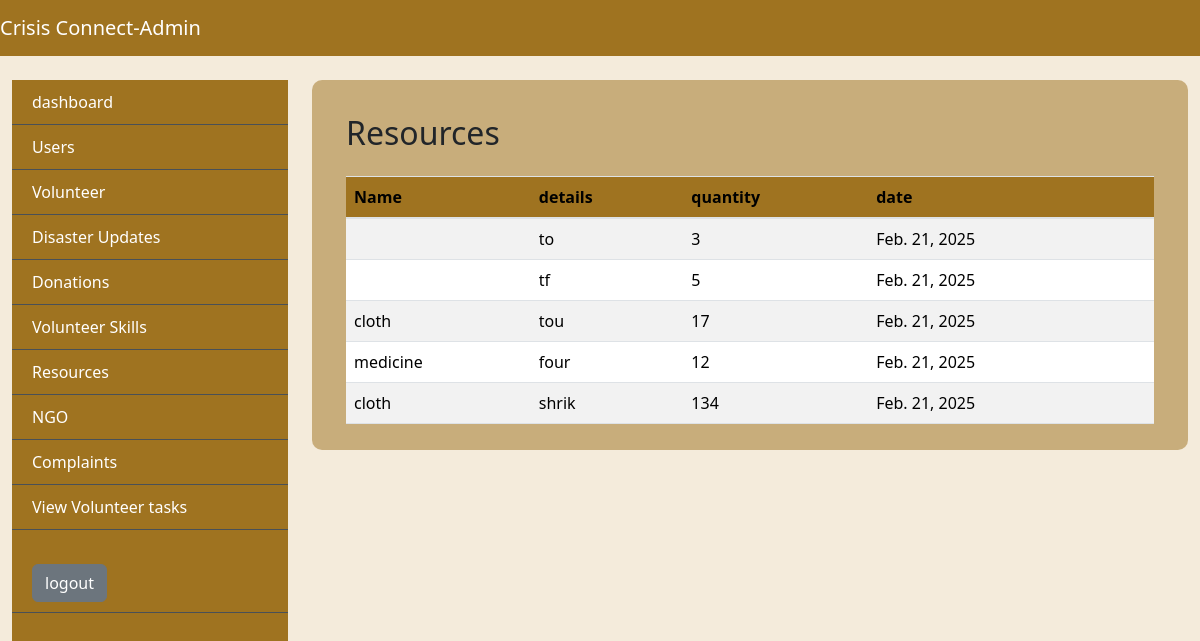
The page /resource on the database as committed earlier.
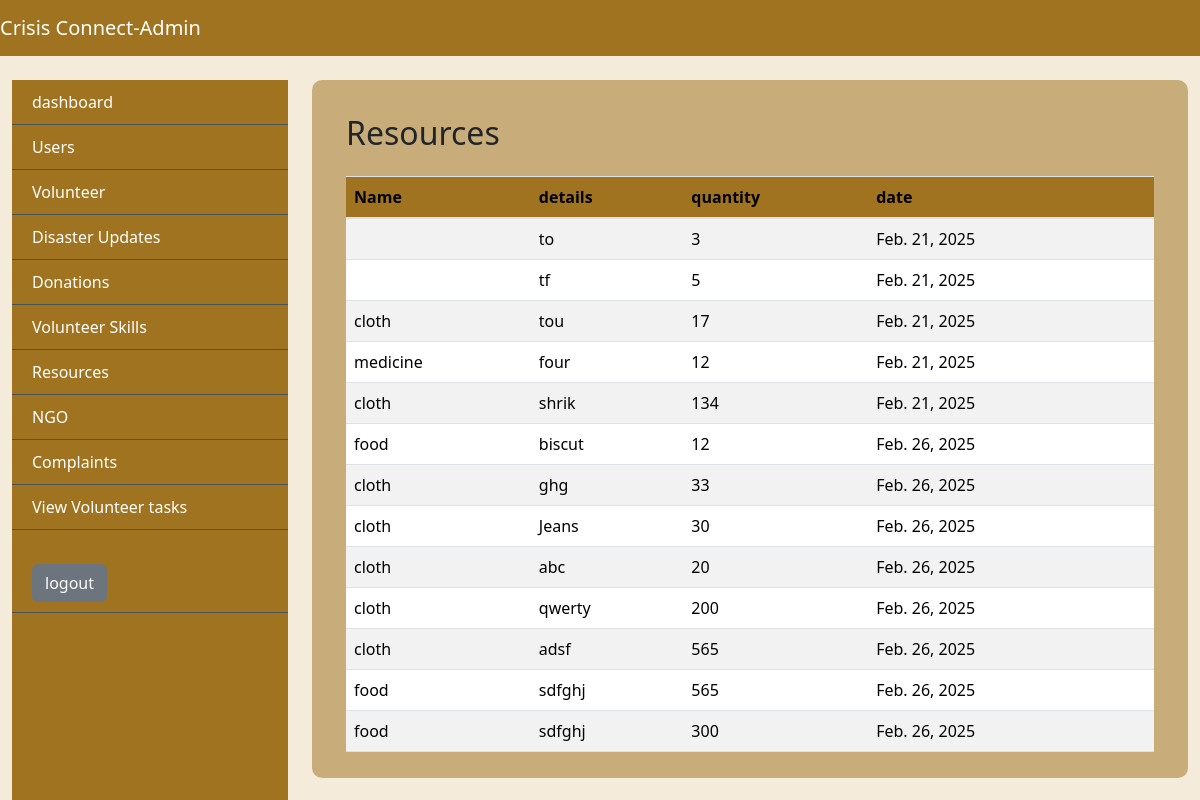
The same page on the database as committed later.
### app/models.py (models this page shows, shortened)
class ResourceTable(models.Model):
    LOGIN = models.ForeignKey(LoginTable, on_delete=models.CASCADE,null=True,blank=True)
    Name= models.ForeignKey(Resourcelimit,on_delete=models.CASCADE, null=True, blank=True)
    Quantity= models.CharField(max_length=100,null=True, blank=True)
    Details= models.CharField(max_length=100, null=True, blank=True)
    Date= models.DateField(auto_now_add=True, null=True, blank=True)

class Resourcelimit(models.Model):
    resourcecategory =  models.CharField(max_length=100, null=True, blank=True)
    resourcelimit =  models.CharField(max_length=100, null=True, blank=True)
    resourcepercentage = models.IntegerField(null=True, blank=True)

### app/views.py (the view)
# urls.py: path('resource', ViewResource.as_view(), name="resource"),
class ViewResource(View):
    def get(self, request):
        obj=ResourceTable.objects.all()
        return render(request, "administrator/ViewResources.html",{'val':obj})

### templates/administrator/viewResources.html
{% extends 'administrator/base.html' %}
{%block body%}
<div class="tbl-div">
  <div class="content container-fluid">
      <div class="container-fluid mt-4">
          <h2 class="mb-4">Resources</h2>
          <div class="table-responsive">
            <table class="table user-table table-striped">
              <thead>
                <tr>
                  <th>Name</th>
                  <th>details</th>
                  <th>quantity</th>
                  <th>date</th>
                  <th></th>
                </tr>
              </thead>
              <tbody>
                {%for i in val%}
                <tr>
                  <td>{{i.Name.resourcecategory}}</td>
                  <td> {{i.Details}}</td>
                  <td>{{i.Quantity}} </td>
                  <td>{{i.Date}}</td>
                  <td>
                    </td>
                </tr>
                {%endfor%}
              </tbody>
            </table>
          </div>
        </div>
  </div>
</div>
{%endblock%}

Rows that differ between the two databases and show on the page:
added ResourceTable: Name.resourcecategory "food", Details "biscut", Quantity "12", Date "Feb. 26, 2025"
added ResourceTable: Name.resourcecategory "cloth", Details "ghg", Quantity "33", Date "Feb. 26, 2025"
added ResourceTable: Name.resourcecategory "cloth", Details "Jeans", Quantity "30", Date "Feb. 26, 2025"
added ResourceTable: Name.resourcecategory "cloth", Details "abc", Quantity "20", Date "Feb. 26, 2025"
added ResourceTable: Name.resourcecategory "cloth", Details "qwerty", Quantity "200", Date "Feb. 26, 2025"
added ResourceTable: Name.resourcecategory "cloth", Details "adsf", Quantity "565", Date "Feb. 26, 2025"
added ResourceTable: Name.resourcecategory "food", Details "sdfghj", Quantity "565", Date "Feb. 26, 2025"
added ResourceTable: Name.resourcecategory "food", Details "sdfghj", Quantity "300", Date "Feb. 26, 2025"
